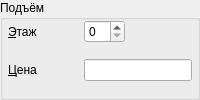
               <widget class="QGroupBox" name="groupBox">
                <property name="sizePolicy">
                 <sizepolicy hsizetype="Fixed" vsizetype="MinimumExpanding">
                  <horstretch>0</horstretch>
                  <verstretch>0</verstretch>
                 </sizepolicy>
                </property>
                <property name="minimumSize">
                 <size>
                  <width>0</width>
                  <height>57</height>
                 </size>
                </property>
                <property name="title">
                 <string>Подъём</string>
                </property>
                <layout class="QGridLayout" name="gridLayout_4">
                 <property name="leftMargin">
                  <number>5</number>
                 </property>
                 <property name="topMargin">
                  <number>0</number>
                 </property>
                 <property name="rightMargin">
                  <number>5</number>
                 </property>
                 <property name="bottomMargin">
                  <number>1</number>
                 </property>
                 <property name="horizontalSpacing">
                  <number>4</number>
                 </property>
                 <property name="verticalSpacing">
                  <number>1</number>
                 </property>
                 <item row="0" column="0">
                  <widget class="QLabel" name="label_6">
                   <property name="text">
                    <string>&amp;Этаж</string>
                   </property>
                   <property name="buddy">
                    <cstring>spinBox_lift</cstring>
                   </property>
                  </widget>
                 </item>
                 <item row="0" column="1">
                  <widget class="QSpinBox" name="spinBox_lift">
                   <property name="sizePolicy">
                    <sizepolicy hsizetype="Maximum" vsizetype="Minimum">
                     <horstretch>0</horstretch>
                     <verstretch>0</verstretch>
                    </sizepolicy>
                   </property>
                  </widget>
                 </item>
                 <item row="1" column="0">
                  <widget class="QLabel" name="label_5">
                   <property name="sizePolicy">
                    <sizepolicy hsizetype="Preferred" vsizetype="MinimumExpanding">
                     <horstretch>0</horstretch>
                     <verstretch>0</verstretch>
                    </sizepolicy>
                   </property>
                   <property name="text">
                    <string>&amp;Цена</string>
                   </property>
                   <property name="buddy">
                    <cstring>lineEdit_lift_price</cstring>
                   </property>
                  </widget>
                 </item>
                 <item row="1" column="1">
                  <widget class="QLineEdit" name="lineEdit_lift_price">
                   <property name="sizePolicy">
                    <sizepolicy hsizetype="Fixed" vsizetype="Fixed">
                     <horstretch>0</horstretch>
                     <verstretch>0</verstretch>
                    </sizepolicy>
                   </property>
                  </widget>
                 </item>
                </layout>
               </widget>
